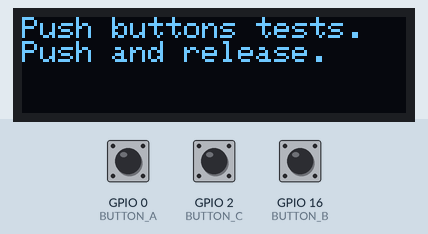
The sketch below on a simulated ESP8266 (NodeMCU). Shown: 128×32 one-colour display. The inputs (shaded band) are chosen by the test bench; at power-on: GPIO 0 (BUTTON_A) HIGH, GPIO 2 (BUTTON_C) HIGH, GPIO 16 (BUTTON_B) HIGH. The display library's start-up logo is not drawn; what the sketch prints to the serial monitor is not drawn.

Above: at 8.3 s.
8.4 s: GPIO 0 (BUTTON_A) pulled LOW for 0.15 s
At 9.7 s:
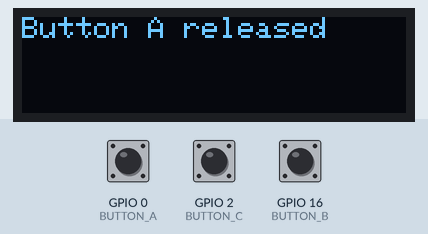
10.0 s: GPIO 2 (BUTTON_C) pulled LOW for 0.15 s
At 11.3 s:
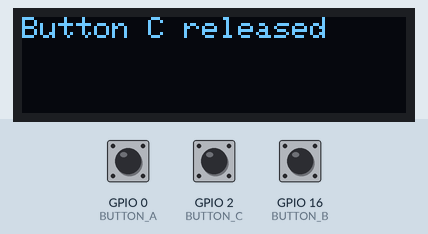
11.6 s: GPIO 16 (BUTTON_B) pulled LOW for 0.15 s
At 12.4 s:
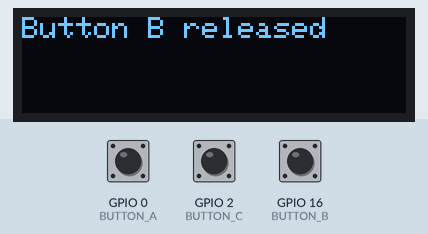
13.2 s: GPIO 16 (BUTTON_B) pulled LOW for 3.2 s
At 14.2 s:
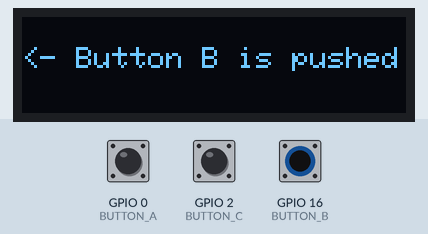
17.9 s: GPIO 0 (BUTTON_A) pulled LOW for 1 s
At 18.7 s:
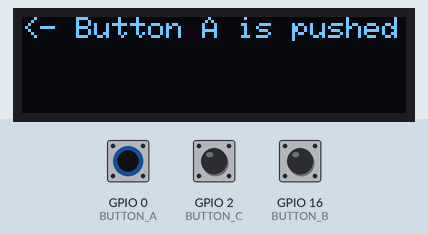
20.4 s: GPIO 0 (BUTTON_A) driven LOW and GPIO 2 (BUTTON_C) driven LOW
At 21.3 s:
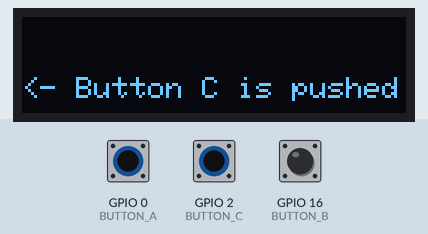
Timing chart, 0 to 23.3 s (numbered marks = the images above; inputs shaded):
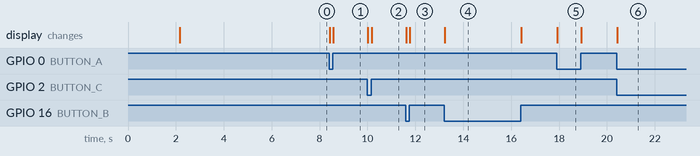

Measured:
- after the input at 8.4 s, the display: first changes at once (image 1 shows a later state)
- after the input at 10.0 s, the display: first changes at once (image 2 shows a later state)
- after the input at 11.6 s, the display: first changes at once (image 3 shows a later state)
- after the input at 13.2 s, the display: changes at once (image 4)
- after the input at 17.9 s, the display: changes at once (image 5)
- after the input at 20.4 s, the display: first changes at once (image 6 shows a later state)

The sketch:

feather.ssd1306.button.test.ino
```cpp
/**
   Test for the Feather SSD1306 128x32 Stack oled screen
   Test with buttons. Push and Release detection.

   @author Olivier LeDiouris

   Keywords: ESP8266, Feather, SSD1306 Cap, 3 buttons.
   Push and release management.
*/
#include <Wire.h>
#include <ESP8266WiFi.h>
#include <Adafruit_GFX.h>
#include <Adafruit_SSD1306.h>

Adafruit_SSD1306 ssd1306 = Adafruit_SSD1306(128, 32, &Wire);

// OLED FeatherWing buttons map to different pins depending on board:
#if defined(ESP8266)
#define BUTTON_A  0
#define BUTTON_B 16
#define BUTTON_C  2
#define LED       0
#elif defined(ESP32)
#define BUTTON_A 15
#define BUTTON_B 32
#define BUTTON_C 14
#define LED      13
#elif defined(ARDUINO_STM32_FEATHER)
#define BUTTON_A PA15
#define BUTTON_B PC7
#define BUTTON_C PC5
#define LED PB5
#elif defined(TEENSYDUINO)
#define BUTTON_A  4
#define BUTTON_B  3
#define BUTTON_C  8
#define LED 13
#elif defined(ARDUINO_FEATHER52)
#define BUTTON_A 31
#define BUTTON_B 30
#define BUTTON_C 27
#define LED 17
#else // 32u4, M0, M4, and 328p
#define BUTTON_A  9
#define BUTTON_B  6
#define BUTTON_C  5
#define LED      13
#endif

boolean buttonADown = false;
boolean buttonBDown = false;
boolean buttonCDown = false;

void setup() {
  ssd1306.begin(SSD1306_SWITCHCAPVCC, 0x3C); // Address 0x3C for 128x32
  // initialize display
  ssd1306.display();
  delay(2000);
  ssd1306.clearDisplay();
  ssd1306.display();

  Serial.begin(115200); // Console output
  delay(100);

  pinMode(BUTTON_A, INPUT_PULLUP);
  pinMode(BUTTON_B, INPUT_PULLUP);
  pinMode(BUTTON_C, INPUT_PULLUP);

  ssd1306.setTextSize(1);
  ssd1306.setTextColor(WHITE);
  ssd1306.setCursor(0, 0);
  ssd1306.println("Push buttons tests.\nPush and release.");
  ssd1306.setCursor(0, 0);
  ssd1306.display(); // actually display all of the above

  delay(5000);

  Serial.println("Setup completed");
}

void loop() {
  if (!digitalRead(BUTTON_A)) {
    if (!buttonADown) { // New push
      display("<- Button A is pushed", 0, 0);
      Serial.println("Button A pushed");
    }
    buttonADown = true;
  } else {
    if (buttonADown) {
      display("Button A released", 0, 0);
      Serial.println("Button A released");
    }
    buttonADown = false;
  }
  if (!digitalRead(BUTTON_B)) {
    if (!buttonBDown) { // New push
      display("<- Button B is pushed", 0, 10);
      Serial.println("Button B pushed");
    }
    buttonBDown = true;
  } else {
    if (buttonBDown) {
      display("Button B released", 0, 0);
      Serial.println("Button B released");
    }
    buttonBDown = false;
  }
  if (!digitalRead(BUTTON_C)) {
    if (!buttonCDown) { // New push
      display("<- Button C is pushed", 0, 20);
      Serial.println("Button C pushed");
    }
    buttonCDown = true;
  } else {
    if (buttonCDown) {
      display("Button C released", 0, 0);
      Serial.println("Button C released");
    }
    buttonCDown = false;
  }

  // More than 1 button pressed?
  int nbButtonDown = 0 + (buttonADown ? 1 : 0) + (buttonBDown ? 1 : 0) + (buttonCDown ? 1 : 0);
  if (nbButtonDown > 1) {
    Serial.print("Pressing ");
    if (buttonADown) {
      Serial.print("A ");
    }
    if (buttonBDown) {
      Serial.print("B ");
    }
    if (buttonCDown) {
      Serial.print("C ");
    }
    Serial.println();
  }

  delay(10);
  yield(); // Send in background...
//ssd1306.display();
}

void display(String text, int x, int y) {
  ssd1306.clearDisplay();
  ssd1306.setCursor(x, y);
  ssd1306.println(text);
  ssd1306.setCursor(0, 0);
  ssd1306.display();
}
```
